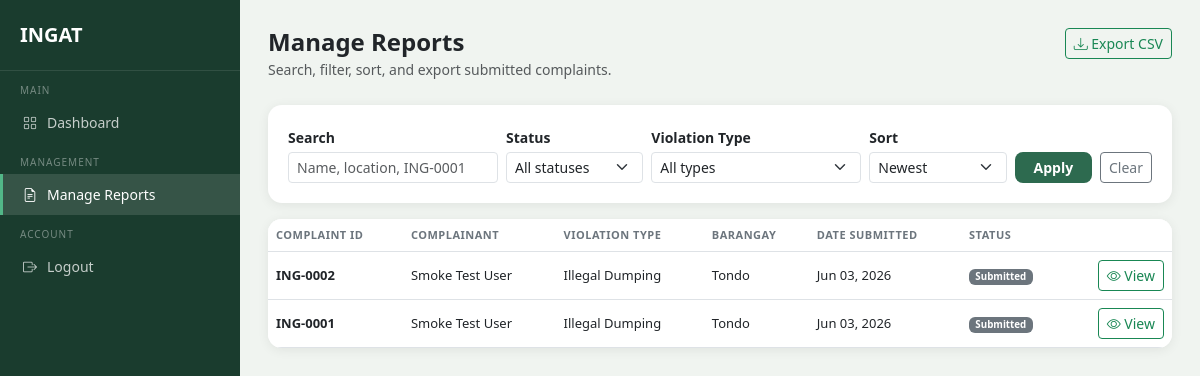
The app's page /admin/reports (signed in), older data.
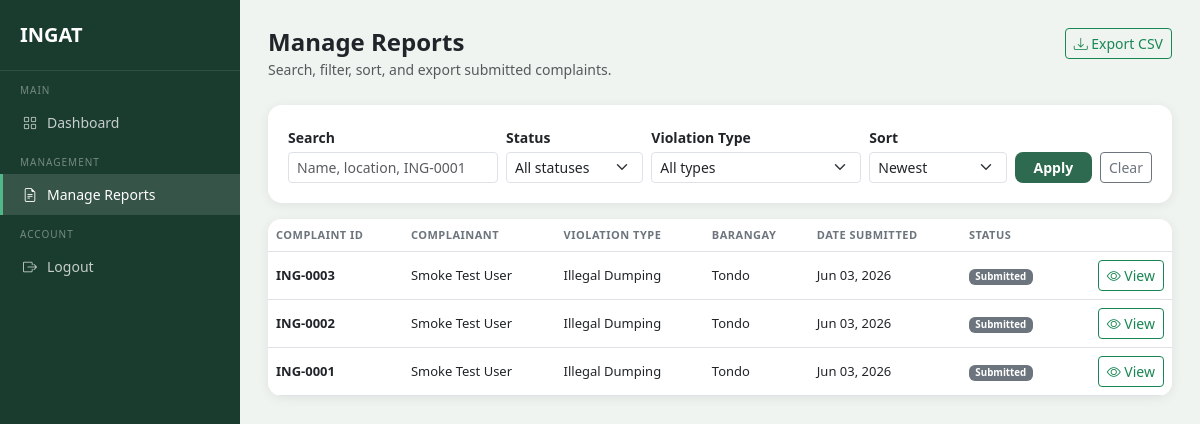
The same page, newer data.
### models.py (models this page shows, shortened)
class Complaint(db.Model):
    __tablename__ = 'complaints'
    id = db.Column(db.Integer, primary_key=True)
    user_id = db.Column(db.Integer, db.ForeignKey('users.id'), nullable=False)
    agency_id = db.Column(db.Integer, db.ForeignKey('agencies.id'), nullable=True)
    violation_type = db.Column(db.String(100), nullable=False)
    street_address = db.Column(db.String(255), nullable=False)
    barangay = db.Column(db.String(100), nullable=False)
    municipality = db.Column(db.String(100), nullable=False)
    date_incident = db.Column(db.Date, nullable=False)
    description = db.Column(db.Text, nullable=False)
    photo_path = db.Column(db.String(255), nullable=True)
    generated_letter = db.Column(db.Text, nullable=True)
    letter_generated = db.Column(db.Boolean, default=False)
    status = db.Column(db.String(50), default='Submitted')
    created_at = db.Column(db.DateTime, default=datetime.utcnow)
    status_history = db.relationship('StatusHistory', backref='complaint', lazy=True)

class User(db.Model, UserMixin):
    __tablename__ = 'users'
    id = db.Column(db.Integer, primary_key=True)
    full_name = db.Column(db.String(100), nullable=False)
    email = db.Column(db.String(120), unique=True, nullable=False)
    contact_number = db.Column(db.String(11), nullable=False)
    barangay = db.Column(db.String(100), nullable=False)
    municipality = db.Column(db.String(100), nullable=False)
    password_hash = db.Column(db.String(256), nullable=False)
    status = db.Column(db.String(20), default='active')
    email_notif = db.Column(db.Boolean, default=True)
    inapp_notif = db.Column(db.Boolean, default=True)
    created_at = db.Column(db.DateTime, default=datetime.utcnow)
    complaints = db.relationship('Complaint', backref='complainant', lazy=True)
    email_verifications = db.relationship('EmailVerification', backref='user', lazy=True)

### routes/admin_routes.py (the view)
@admin_bp.route('/reports')
@admin_required
def manage_reports():
    complaints = _filtered_complaints_query().all()
    return render_template(
        'admin/manage_reports.html',
        complaints=complaints,
        search=request.args.get('q', '').strip(),
        status_filter=request.args.get('status', '').strip(),
        violation_filter=request.args.get('violation_type', '').strip(),
        sort=request.args.get('sort', 'newest').strip(),
        statuses=STATUS_OPTIONS,
        violation_types=VIOLATION_TYPES,
    )

### routes/admin_routes.py (called while the page is built, shortened)
def _filtered_complaints_query():
    from models import Complaint, User
    search = request.args.get('q', '').strip()
    status_filter = request.args.get('status', '').strip()
    violation_filter = request.args.get('violation_type', '').strip()
    sort = request.args.get('sort', 'newest').strip()
    query = Complaint.query.join(User, Complaint.user_id == User.id)
    if status_filter:
        query = query.filter(Complaint.status == status_filter)
    if violation_filter:
        query = query.filter(Complaint.violation_type == violation_filter)
    if sort == 'oldest':
        query = query.order_by(Complaint.created_at.asc())
    elif sort == 'status':
        query = query.order_by(Complaint.status.asc(), Complaint.created_at.desc())
    else:
        query = query.order_by(Complaint.created_at.desc())
    return query

### routes/auth.py (called while the page is built)
def admin_required(fn):
    @login_required
    @wraps(fn)
    def wrapper(*args, **kwargs):
        from models import AdminUser
        if not isinstance(current_user, AdminUser):
            flash('Please log in as admin.', 'danger')
            return redirect(url_for('admin.admin_login'))
        return fn(*args, **kwargs)
    return wrapper

### templates/admin/manage_reports.html (shortened to what this page needs)
<!DOCTYPE html>
<html lang="en">
<head>
    <link href="https://cdn.jsdelivr.net/npm/bootstrap@5.3.0/dist/css/bootstrap.min.css" rel="stylesheet">
    <link href="https://cdn.jsdelivr.net/npm/bootstrap-icons@1.10.5/font/bootstrap-icons.css" rel="stylesheet">
</head>
<body>
<div class="sidebar">
    <a href="{{ url_for('admin.dashboard') }}" class="sidebar-brand">INGAT</a>
    <div class="sidebar-label">Main</div>
    <a href="{{ url_for('admin.dashboard') }}" class="sidebar-item">
        <i class="bi bi-grid"></i> Dashboard
    </a>
    <div class="sidebar-label">Management</div>
    <a href="{{ url_for('admin.manage_reports') }}" class="sidebar-item active">
        <i class="bi bi-file-earmark-text"></i> Manage Reports
    </a>
    <div class="sidebar-label">Account</div>
    <a href="{{ url_for('admin.logout') }}" class="sidebar-item">
        <i class="bi bi-box-arrow-right"></i> Logout
    </a>
</div>
<div class="main-content">
    <div class="d-flex justify-content-between align-items-start mb-4">
        <div>
            <h4 class="fw-bold mb-0">Manage Reports</h4>
            <small class="text-muted">Search, filter, sort, and export submitted complaints.</small>
        </div>
        <a href="{{ url_for('admin.export_reports_csv', q=search, status=status_filter, violation_type=violation_filter, sort=sort) }}"
           class="btn btn-outline-success btn-sm">
            <i class="bi bi-download"></i> Export CSV
        </a>
    </div>
    <div class="section-card mb-3">
        <form method="GET" action="{{ url_for('admin.manage_reports') }}" class="row g-2 align-items-end">
            <div class="col-md-3">
                <label class="form-label small fw-semibold mb-1">Search</label>
                <input type="text" name="q" class="form-control form-control-sm" value="{{ search }}"
                       placeholder="Name, location, ING-0001">
            </div>
            <div class="col-md-2">
                <label class="form-label small fw-semibold mb-1">Status</label>
                <select name="status" class="form-select form-select-sm">
                    <option value="">All statuses</option>
                </select>
            </div>
            <div class="col-md-3">
                <label class="form-label small fw-semibold mb-1">Violation Type</label>
                <select name="violation_type" class="form-select form-select-sm">
                    <option value="">All types</option>
                </select>
            </div>
            <div class="col-md-2">
                <label class="form-label small fw-semibold mb-1">Sort</label>
                <select name="sort" class="form-select form-select-sm">
                    <option value="newest" {% if sort == 'newest' %}selected{% endif %}>Newest</option>
                </select>
            </div>
            <div class="col-md-2 d-flex gap-2">
                <button type="submit" class="btn btn-ingat btn-sm flex-grow-1">Apply</button>
                <a href="{{ url_for('admin.manage_reports') }}" class="btn btn-outline-secondary btn-sm">Clear</a>
            </div>
        </form>
    </div>
    <div class="section-card p-0 overflow-hidden">
        {% if complaints %}
        <div class="table-responsive">
            <table class="table table-hover mb-0 align-middle">
                <thead class="bg-light">
                    <tr>
                        <th>Complaint ID</th>
                        <th>Complainant</th>
                        <th>Violation Type</th>
                        <th>Barangay</th>
                        <th>Date Submitted</th>
                        <th>Status</th>
                        <th></th>
                    </tr>
                </thead>
                <tbody>
                    {% for c in complaints %}
                    <tr>
                        <td class="fw-semibold">ING-{{ '%04d' % c.id }}</td>
                        <td>{{ c.complainant.full_name }}</td>
                        <td>{{ c.violation_type }}</td>
                        <td>{{ c.barangay }}</td>
                        <td>{{ c.created_at.strftime('%b %d, %Y') }}</td>
                        <td>
                            {% if c.status == 'Submitted' %}
                                <span class="badge badge-submitted">Submitted</span>
                            {% elif c.status == 'Under Review' %}
                                <span class="badge badge-review">Under Review</span>
                            {% elif c.status == 'Forwarded to Agency' %}
                                <span class="badge badge-forwarded">Forwarded</span>
                            {% elif c.status == 'Resolved' %}
                                <span class="badge badge-resolved">Resolved</span>
                            {% else %}
                                <span class="badge bg-secondary">{{ c.status }}</span>
                            {% endif %}
                        </td>
                        <td class="text-end">
                            <a href="{{ url_for('admin.report_detail', complaint_id=c.id) }}"
                               class="btn btn-sm btn-outline-success">
                                <i class="bi bi-eye"></i> View
                            </a>
                        </td>
                    </tr>
                    {% endfor %}
                </tbody>
            </table>
        </div>
        {% else %}
        <div class="text-center py-5 text-muted">
            <i class="bi bi-inbox" style="font-size: 34px;"></i>
            <p class="small mt-2 mb-0">No complaints match the current filters.</p>
        </div>
        {% endif %}
    </div>
</div>
</body>
</html>

### templates/admin/manage_reports.html (style rules this page uses)
body { background-color: #f0f4f0; font-family: 'Segoe UI', sans-serif; }
.sidebar { width: 240px; min-height: 100vh; background-color: #1A3C2E; position: fixed; top: 0; left: 0; padding-top: 20px; z-index: 100; }
.sidebar-brand { color: white; font-size: 20px; font-weight: 700; padding: 0 20px 20px; border-bottom: 1px solid rgba(255,255,255,.1); display: block; text-decoration: none; }
.sidebar-label { font-size: 10px; text-transform: uppercase; letter-spacing: 1px; color: rgba(255,255,255,.4); padding: 12px 20px 4px; }
.sidebar-item { display: flex; align-items: center; gap: 10px; padding: 10px 20px; color: rgba(255,255,255,.75); text-decoration: none; font-size: 14px; border-left: 3px solid transparent; }
.sidebar-item:hover, .sidebar-item.active { background: rgba(255,255,255,.12); color: white; border-left-color: #52B788; }
.main-content { margin-left: 240px; padding: 28px; }
.section-card { background: white; border-radius: 14px; padding: 20px; box-shadow: 0 2px 12px rgba(0,0,0,.07); }
.btn-ingat { background-color: #2D6A4F; color: #fff; border: none; border-radius: 8px; font-weight: 600; }
.table th { font-size: 11px; text-transform: uppercase; letter-spacing: .5px; color: #6c757d; }
.table td { font-size: 13px; vertical-align: middle; }
.badge-submitted { background: #6c757d; }

Row changes from the older to the newer data that the page shows:
added Complaint: id "0003", complainant.full_name "Smoke Test User", violation_type "Illegal Dumping", barangay "Tondo", created_at "Jun 03, 2026", status "Submitted"
